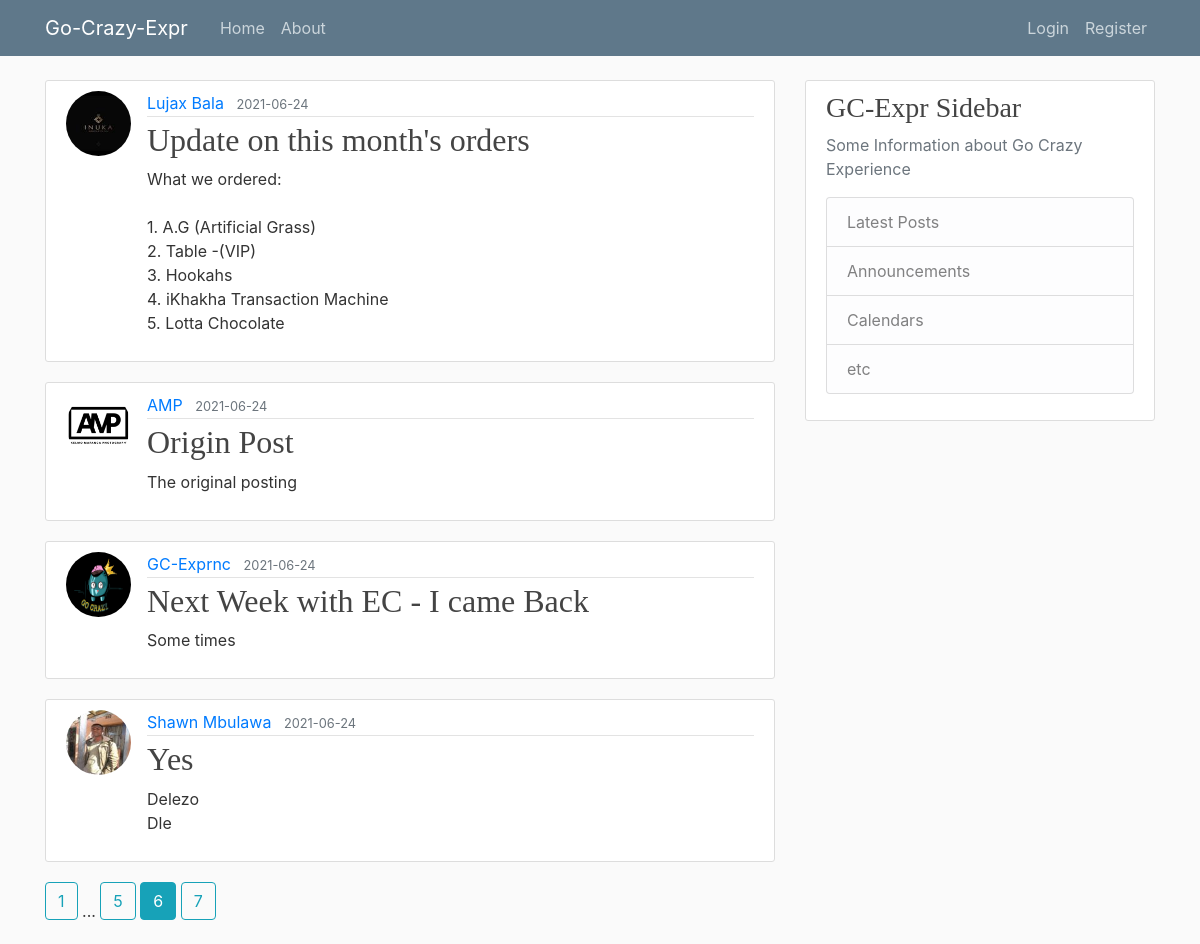
Screenshot of /home?page=6 with the database file from the repository.
### flaskblog/models.py (models this page shows, shortened)
class Post(db.Model):
    id = db.Column(db.Integer, primary_key=True)
    title = db.Column(db.String(100), nullable=False)
    date_posted = db.Column(db.DateTime, nullable=False,
                            default=datetime.utcnow)
    content = db.Column(db.Text, nullable=False)
    user_id = db.Column(db.Integer, db.ForeignKey('user.id'), nullable=False)

class User(db.Model, UserMixin):
    id = db.Column(db.Integer, primary_key=True)
    username = db.Column(db.String(20), unique=True, nullable=False)
    email = db.Column(db.String(120), unique=True, nullable=False)
    image_file = db.Column(db.String(20), nullable=False,
                           default='default.jpeg')
    password = db.Column(db.String(60), nullable=False)
    posts = db.relationship('Post', backref='author', lazy=True)

### flaskblog/routes.py (the view)
@app.route('/')
@app.route('/home')
def home():
    page = request.args.get('page', 1, type=int)
    posts = Post.query.order_by(Post.date_posted.desc()).paginate(page=page, per_page = 4)
    return render_template('home.html', posts=posts)

### flaskblog/templates/home.html
{% extends "layout.html" %}
{% block content %}
    {% for post in posts.items %}
        <article class="media content-section">
            <img src="{{ url_for('static', filename='profile_pics/' + post.author.image_file) }}" alt="" class="rounded-circle article-img">
            <div class="media-body">
                <div class="article-metadata">
                    <a href="{{ url_for('user_posts', username=post.author.username) }}" class="mr-2">{{ post.author.username }}</a>
                    <small class="text-muted">{{ post.date_posted.strftime('%Y-%m-%d') }}</small>
                </div>
                <h2><a href="{{ url_for('post', post_id=post.id) }}" class="article-title">{{ post.title }}</a></h2>
                <p class="article-content">{{ post.content }}</p>
            </div>
        </article>
    {% endfor %}
    {% for page_num in posts.iter_pages(left_edge=1, right_edge=1, left_current=1, right_current=2) %}
        {% if page_num %}
            {% if posts.page == page_num %}
                <a class="btn btn-info mb-4" href="{{ url_for('home', page=page_num) }}">{{ page_num }}</a>
            {% else %}
                <a class="btn btn-outline-info mb-4" href="{{ url_for('home', page=page_num) }}">{{ page_num }}</a>
            {% endif %}
        {% else %}
        ...
        {% endif %}
    {% endfor %}
{% endblock content %}

### flaskblog/static/main.css (style rules this page uses)
body { background: #fafafa; color: #333333; margin-top: 5rem; }
h1, h2, h3, h4, h5, h6 { color: #444444; font-family: "Bebas Neue"; }
.content-section { background: #fff; padding: 10px 20px; border: 1px solid #dddddd; border-radius: 3px; margin-bottom: 20px; }
.article-title { color: #444444; }
.article-content { white-space: pre-line; }
.media-body a { text-decoration: none; }
.article-img { height: 65px; width: 65px; margin-right: 16px; }
.article-metadata { padding-bottom: 1px; margin-bottom: 4px; border-bottom: 1px solid #e3e3e3; }

### rows the page displays
Post: image_file (picture), author.username "Lujax Bala", date_posted "2021-06-24", title "Update on this month's orders", content "What we ordered: 1. A.G (Artificial Grass) 2. Table -(VIP) 3. Hookahs 4. iKhakha Transaction Machine 5. Lotta Chocolate"
Post: image_file (picture), author.username "AMP", date_posted "2021-06-24", title "Origin Post", content "The original posting"
Post: image_file (placeholder picture), author.username "GC-Exprnc", date_posted "2021-06-24", title "Next Week with EC - I came Back", content "Some times"
Post: image_file (picture), author.username "Shawn Mbulawa", date_posted "2021-06-24", title "Yes", content "Delezo Dle"

### other values shown
{{ page_num }} "1" "5" "7"
{{ page_num }} "6"
